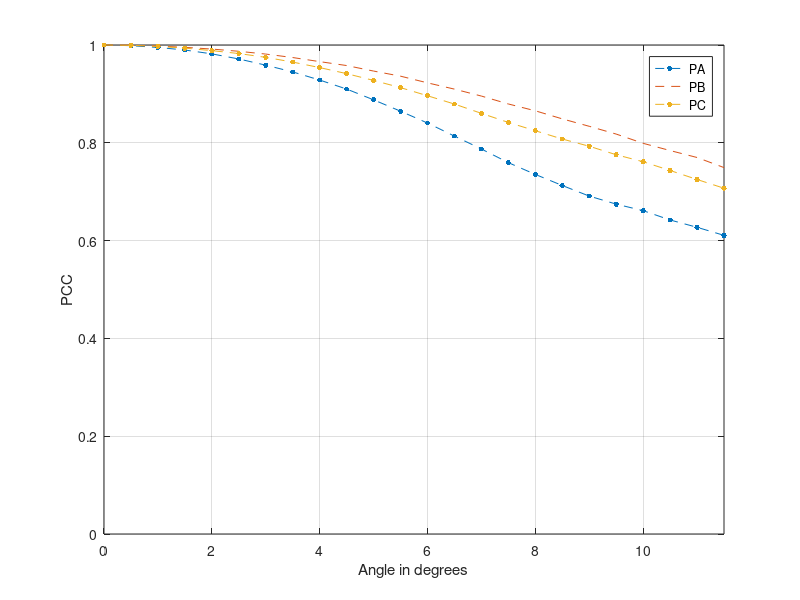
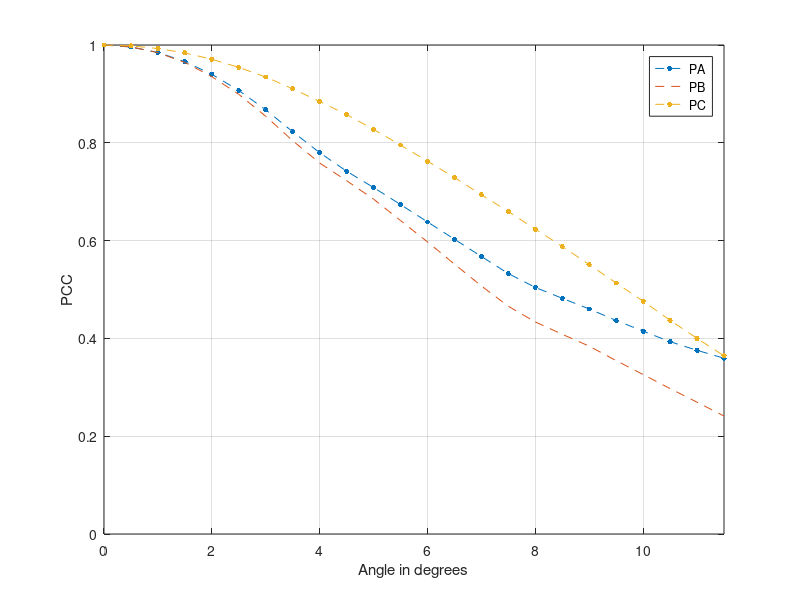
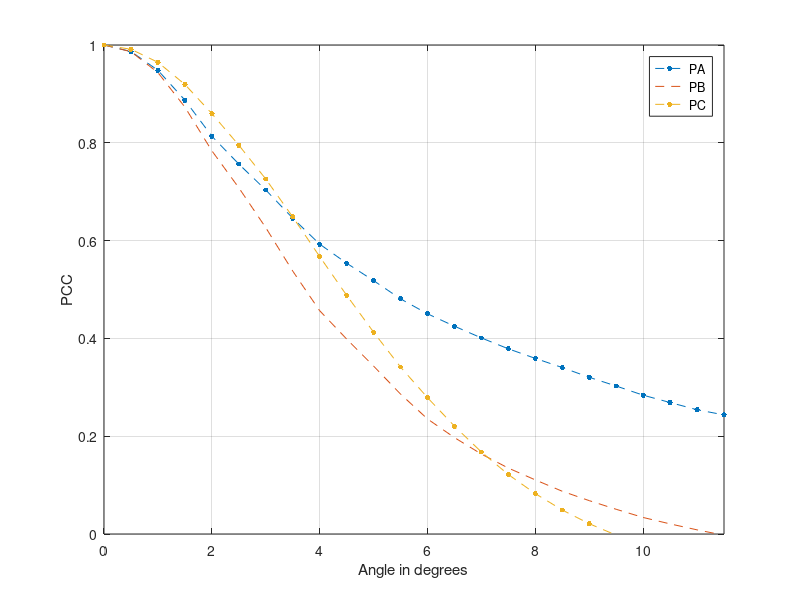

Write the MATLAB code that produced these figures, in order.
%%%%%%%%%%%%%%%%%%%
clear all
close all
FONTSIZE=20;
L=24;
MARKERSIZE=12;

%%%%%%%%%%%%%%%%%%%

clear CORRA1 CORRB1 CORRC1 MINANGLE
load('corr_rot_wize16.dat');
X0=[0:L-1];

figure;
plot(X0*MINANGLE,CORRA1(X0+1),'--.','markersize',MARKERSIZE,X0*MINANGLE,CORRB1(X0+1),'--','markersize',MARKERSIZE,X0*MINANGLE,CORRC1(X0+1),'--.','markersize',MARKERSIZE);
xlabel('Angle in degrees');
xlim([min(X0*MINANGLE) max(X0*MINANGLE)])
ylim([0 1])
ylabel('PCC');
grid
legend('PA','PB','PC')
hf1=gcf;


%%%%%%%%%%%%%%%%%%%

clear CORRA1 CORRB1 CORRC1 MINANGLE
load('corr_rot_wize32.dat');
X0=[0:L-1];

figure;
plot(X0*MINANGLE,CORRA1(X0+1),'--.','markersize',MARKERSIZE,X0*MINANGLE,CORRB1(X0+1),'--','markersize',MARKERSIZE,X0*MINANGLE,CORRC1(X0+1),'--.','markersize',MARKERSIZE);
xlabel('Angle in degrees');
xlim([min(X0*MINANGLE) max(X0*MINANGLE)])
ylim([0 1])
ylabel('PCC');
grid
legend('PA','PB','PC')
hf2=gcf;


%%%%%%%%%%%%%%%%%%%

clear CORRA1 CORRB1 CORRC1 MINANGLE
load('corr_rot_wize64.dat');
X0=[0:L-1];

figure;
plot(X0*MINANGLE,CORRA1(X0+1),'--.','markersize',MARKERSIZE,X0*MINANGLE,CORRB1(X0+1),'--','markersize',MARKERSIZE,X0*MINANGLE,CORRC1(X0+1),'--.','markersize',MARKERSIZE);
xlabel('Angle in degrees');
xlim([min(X0*MINANGLE) max(X0*MINANGLE)])
ylim([0 1])
ylabel('PCC');
grid
legend('PA','PB','PC')
hf3=gcf;


%%%%%%%%%%%%%%%%%%%%%%%%%%%%%%%%%%%%%%%%%%%%%%%%%%%%%%%%%%%%%%%%%%%%%%%%%%%%%%%%
print(hf1,'image_rot_plot-16.eps','-deps','-tight',['-F:',int2str(FONTSIZE)]);
print(hf2,'image_rot_plot-32.eps','-deps','-tight',['-F:',int2str(FONTSIZE)]);
print(hf3,'image_rot_plot-64.eps','-deps','-tight',['-F:',int2str(FONTSIZE)]);

